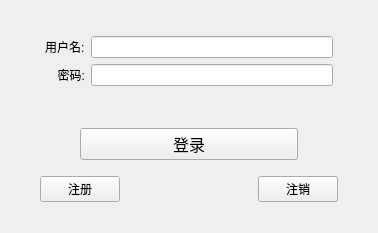
<?xml version="1.0" encoding="UTF-8"?>
<ui version="4.0">
 <class>TcpClient</class>
 <widget class="QWidget" name="TcpClient">
  <property name="geometry">
   <rect>
    <x>0</x>
    <y>0</y>
    <width>378</width>
    <height>233</height>
   </rect>
  </property>
  <property name="windowTitle">
   <string>TcpClient</string>
  </property>
  <layout class="QGridLayout" name="gridLayout_3">
   <property name="leftMargin">
    <number>0</number>
   </property>
   <property name="topMargin">
    <number>0</number>
   </property>
   <property name="rightMargin">
    <number>0</number>
   </property>
   <property name="bottomMargin">
    <number>0</number>
   </property>
   <item row="0" column="0">
    <layout class="QGridLayout" name="gridLayout">
     <property name="leftMargin">
      <number>5</number>
     </property>
     <property name="topMargin">
      <number>5</number>
     </property>
     <property name="rightMargin">
      <number>5</number>
     </property>
     <property name="bottomMargin">
      <number>5</number>
     </property>
     <item row="0" column="2">
      <widget class="QLineEdit" name="name_le"/>
     </item>
     <item row="0" column="1">
      <widget class="QLabel" name="name_lab">
       <property name="text">
        <string>用户名:</string>
       </property>
      </widget>
     </item>
     <item row="1" column="0">
      <spacer name="horizontalSpacer">
       <property name="orientation">
        <enum>Qt::Horizontal</enum>
       </property>
       <property name="sizeType">
        <enum>QSizePolicy::Fixed</enum>
       </property>
       <property name="sizeHint" stdset="0">
        <size>
         <width>40</width>
         <height>20</height>
        </size>
       </property>
      </spacer>
     </item>
     <item row="1" column="1">
      <widget class="QLabel" name="pwd_lab">
       <property name="text">
        <string>密码:</string>
       </property>
       <property name="alignment">
        <set>Qt::AlignRight|Qt::AlignTrailing|Qt::AlignVCenter</set>
       </property>
      </widget>
     </item>
     <item row="1" column="2">
      <widget class="QLineEdit" name="pwd_le">
       <property name="echoMode">
        <enum>QLineEdit::Password</enum>
       </property>
      </widget>
     </item>
     <item row="1" column="3">
      <spacer name="horizontalSpacer_2">
       <property name="orientation">
        <enum>Qt::Horizontal</enum>
       </property>
       <property name="sizeType">
        <enum>QSizePolicy::Fixed</enum>
       </property>
       <property name="sizeHint" stdset="0">
        <size>
         <width>40</width>
         <height>20</height>
        </size>
       </property>
      </spacer>
     </item>
    </layout>
   </item>
   <item row="2" column="0">
    <layout class="QGridLayout" name="gridLayout_2">
     <item row="2" column="3">
      <widget class="QPushButton" name="logout_pb">
       <property name="text">
        <string>注销</string>
       </property>
      </widget>
     </item>
     <item row="2" column="1">
      <widget class="QPushButton" name="regist_pb">
       <property name="text">
        <string>注册</string>
       </property>
      </widget>
     </item>
     <item row="2" column="0">
      <spacer name="horizontalSpacer_4">
       <property name="orientation">
        <enum>Qt::Horizontal</enum>
       </property>
       <property name="sizeType">
        <enum>QSizePolicy::Fixed</enum>
       </property>
       <property name="sizeHint" stdset="0">
        <size>
         <width>40</width>
         <height>20</height>
        </size>
       </property>
      </spacer>
     </item>
     <item row="2" column="2">
      <spacer name="horizontalSpacer_3">
       <property name="orientation">
        <enum>Qt::Horizontal</enum>
       </property>
       <property name="sizeType">
        <enum>QSizePolicy::Expanding</enum>
       </property>
       <property name="sizeHint" stdset="0">
        <size>
         <width>40</width>
         <height>20</height>
        </size>
       </property>
      </spacer>
     </item>
     <item row="2" column="4">
      <spacer name="horizontalSpacer_5">
       <property name="orientation">
        <enum>Qt::Horizontal</enum>
       </property>
       <property name="sizeType">
        <enum>QSizePolicy::Fixed</enum>
       </property>
       <property name="sizeHint" stdset="0">
        <size>
         <width>40</width>
         <height>20</height>
        </size>
       </property>
      </spacer>
     </item>
     <item row="1" column="1">
      <spacer name="verticalSpacer">
       <property name="orientation">
        <enum>Qt::Vertical</enum>
       </property>
       <property name="sizeType">
        <enum>QSizePolicy::Fixed</enum>
       </property>
       <property name="sizeHint" stdset="0">
        <size>
         <width>20</width>
         <height>10</height>
        </size>
       </property>
      </spacer>
     </item>
     <item row="0" column="1" colspan="3">
      <layout class="QVBoxLayout" name="verticalLayout">
       <property name="leftMargin">
        <number>40</number>
       </property>
       <property name="rightMargin">
        <number>40</number>
       </property>
       <item>
        <widget class="QPushButton" name="login_pb">
         <property name="sizePolicy">
          <sizepolicy hsizetype="Preferred" vsizetype="Fixed">
           <horstretch>0</horstretch>
           <verstretch>0</verstretch>
          </sizepolicy>
         </property>
         <property name="minimumSize">
          <size>
           <width>200</width>
           <height>0</height>
          </size>
         </property>
         <property name="maximumSize">
          <size>
           <width>16777215</width>
           <height>16777215</height>
          </size>
         </property>
         <property name="font">
          <font>
           <pointsize>12</pointsize>
          </font>
         </property>
         <property name="accessibleDescription">
          <string/>
         </property>
         <property name="layoutDirection">
          <enum>Qt::LeftToRight</enum>
         </property>
         <property name="text">
          <string>登录</string>
         </property>
        </widget>
       </item>
      </layout>
     </item>
    </layout>
   </item>
  </layout>
 </widget>
 <tabstops>
  <tabstop>name_le</tabstop>
  <tabstop>pwd_le</tabstop>
  <tabstop>login_pb</tabstop>
  <tabstop>regist_pb</tabstop>
  <tabstop>logout_pb</tabstop>
 </tabstops>
 <resources/>
 <connections/>
</ui>
